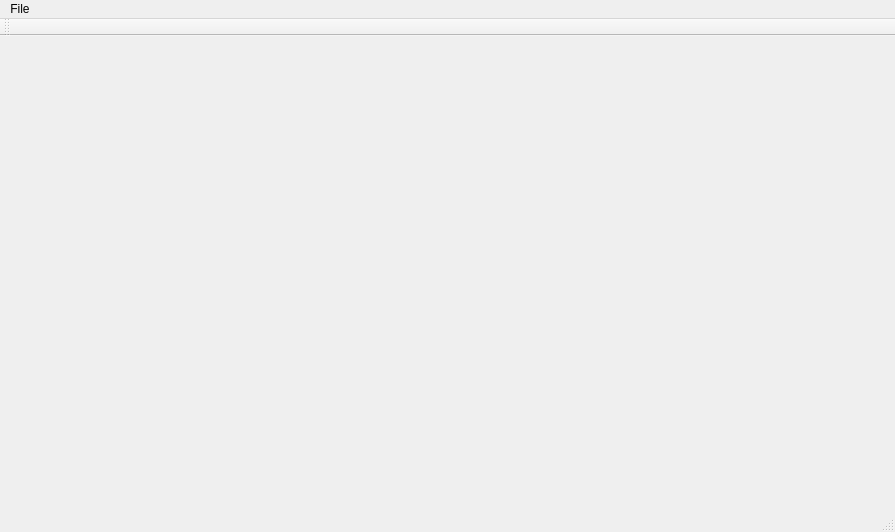
<?xml version="1.0" encoding="UTF-8"?>
<ui version="4.0">
 <class>MainWindow</class>
 <widget class="QMainWindow" name="MainWindow">
  <property name="geometry">
   <rect>
    <x>0</x>
    <y>0</y>
    <width>895</width>
    <height>532</height>
   </rect>
  </property>
  <property name="windowTitle">
   <string>MainWindow</string>
  </property>
  <widget class="QWidget" name="centralWidget">
   <widget class="TreeRenderArea" name="widget" native="true">
    <property name="geometry">
     <rect>
      <x>440</x>
      <y>0</y>
      <width>441</width>
      <height>491</height>
     </rect>
    </property>
   </widget>
  </widget>
  <widget class="QMenuBar" name="menuBar">
   <property name="geometry">
    <rect>
     <x>0</x>
     <y>0</y>
     <width>895</width>
     <height>20</height>
    </rect>
   </property>
   <widget class="QMenu" name="menuFile">
    <property name="title">
     <string>File</string>
    </property>
    <addaction name="actionOpen"/>
    <addaction name="actionSave"/>
   </widget>
   <addaction name="menuFile"/>
  </widget>
  <widget class="QToolBar" name="mainToolBar">
   <attribute name="toolBarArea">
    <enum>TopToolBarArea</enum>
   </attribute>
   <attribute name="toolBarBreak">
    <bool>false</bool>
   </attribute>
  </widget>
  <widget class="QStatusBar" name="statusBar"/>
  <action name="actionOpen">
   <property name="text">
    <string>Open</string>
   </property>
  </action>
  <action name="actionSave">
   <property name="text">
    <string>Save</string>
   </property>
  </action>
 </widget>
 <layoutdefault spacing="6" margin="11"/>
 <customwidgets>
  <customwidget>
   <class>TreeRenderArea</class>
   <extends>QWidget</extends>
   <header>treerenderarea.h</header>
   <container>1</container>
  </customwidget>
 </customwidgets>
 <resources/>
 <connections/>
</ui>
